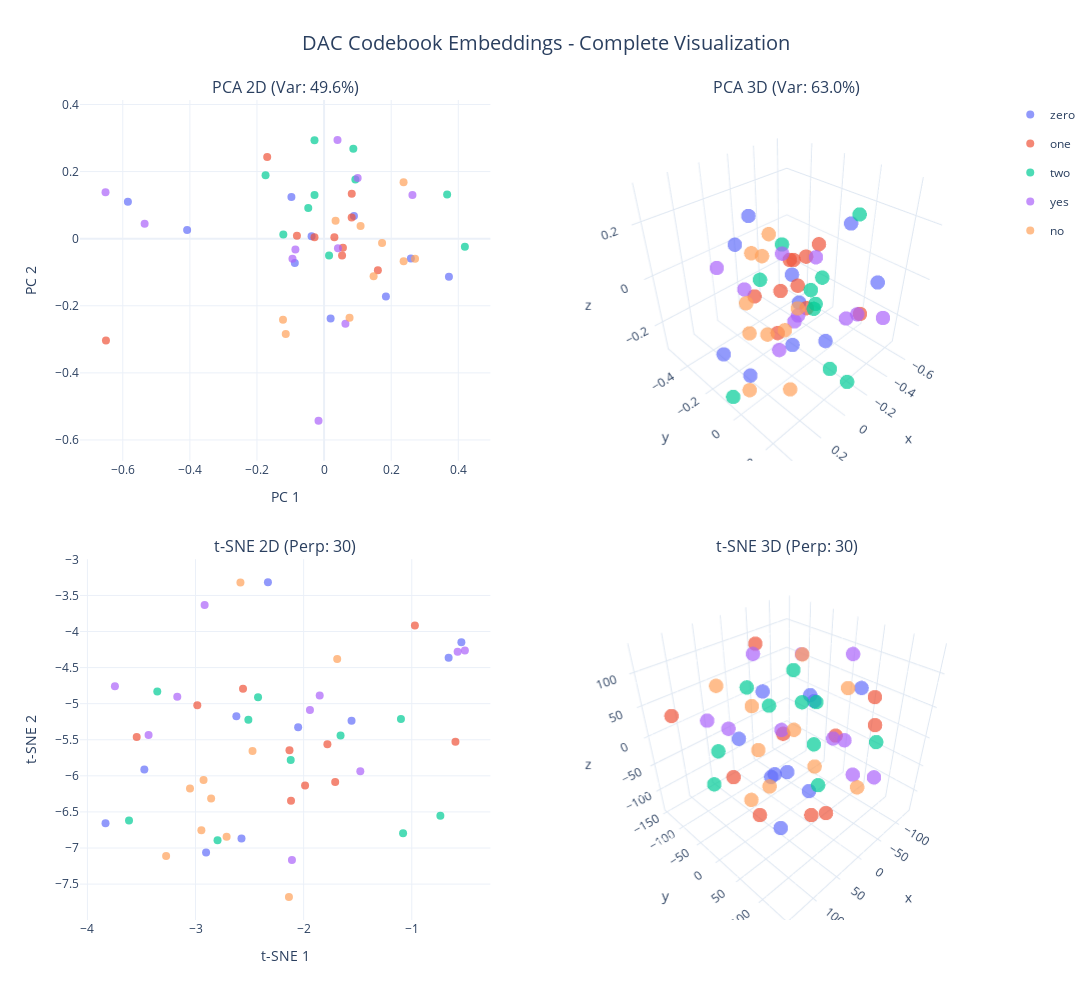

This figure's notebook cell:
### Markdown cell above
## Step 7: Combined Dashboard-Style Visualization

### Code cell
# Create a 2x2 grid like the main dashboard
from plotly.subplots import make_subplots

fig = make_subplots(
    rows=2, cols=2,
    specs=[
        [{'type': 'scatter'}, {'type': 'scatter3d'}],
        [{'type': 'scatter'}, {'type': 'scatter3d'}]
    ],
    subplot_titles=(
        f'PCA 2D (Var: {variance_2d:.1%})',
        f'PCA 3D (Var: {variance_3d:.1%})',
        f't-SNE 2D (Perp: {perplexity})',
        f't-SNE 3D (Perp: {perplexity})'
    ),
    vertical_spacing=0.12,
    horizontal_spacing=0.1
)

# PCA 2D (row 1, col 1)
for word in words:
    mask = np.array([label == word for label in valid_labels])
    fig.add_trace(
        go.Scatter(
            x=pca_2d_result[mask, 0],
            y=pca_2d_result[mask, 1],
            mode='markers',
            name=word,
            marker=dict(size=8, color=color_map[word], opacity=0.7),
            showlegend=True,
            legendgroup=word
        ),
        row=1, col=1
    )

# PCA 3D (row 1, col 2)
for word in words:
    mask = np.array([label == word for label in valid_labels])
    fig.add_trace(
        go.Scatter3d(
            x=pca_3d_result[mask, 0],
            y=pca_3d_result[mask, 1],
            z=pca_3d_result[mask, 2],
            mode='markers',
            name=word,
            marker=dict(size=5, color=color_map[word], opacity=0.7),
            showlegend=False,
            legendgroup=word
        ),
        row=1, col=2
    )

# t-SNE 2D (row 2, col 1)
for word in words:
    mask = np.array([label == word for label in valid_labels])
    fig.add_trace(
        go.Scatter(
            x=tsne_2d_result[mask, 0],
            y=tsne_2d_result[mask, 1],
            mode='markers',
            name=word,
            marker=dict(size=8, color=color_map[word], opacity=0.7),
            showlegend=False,
            legendgroup=word
        ),
        row=2, col=1
    )

# t-SNE 3D (row 2, col 2)
for word in words:
    mask = np.array([label == word for label in valid_labels])
    fig.add_trace(
        go.Scatter3d(
            x=tsne_3d_result[mask, 0],
            y=tsne_3d_result[mask, 1],
            z=tsne_3d_result[mask, 2],
            mode='markers',
            name=word,
            marker=dict(size=5, color=color_map[word], opacity=0.7),
            showlegend=False,
            legendgroup=word
        ),
        row=2, col=2
    )

# Update layout
fig.update_layout(
    title_text='DAC Codebook Embeddings - Complete Visualization',
    title_x=0.5,
    title_font_size=20,
    width=1400,
    height=1000,
    showlegend=True,
    template='plotly_white'
)

# Update axes for equal aspect ratio
fig.update_xaxes(title_text='PC 1', row=1, col=1, scaleanchor='y', scaleratio=1)
fig.update_yaxes(title_text='PC 2', row=1, col=1)
fig.update_xaxes(title_text='t-SNE 1', row=2, col=1, scaleanchor='y3', scaleratio=1)
fig.update_yaxes(title_text='t-SNE 2', row=2, col=1)

# Update 3D scenes
fig.update_scenes(aspectmode='cube', row=1, col=2)
fig.update_scenes(aspectmode='cube', row=2, col=2)

fig.write_html('dac_embeddings_complete.html')
fig.show()

print("Saved: dac_embeddings_complete.html")

### Figure 1 — Plotly figure (JSON) as saved in the notebook; plotly's stock layout.template omitted (floating-point values rounded to 4 significant figures)
{"data": [{"legendgroup": "zero", "marker": {"color": "#636EFA", "opacity": 0.7, "size": 8}, "mode": "markers", "name": "zero", "showlegend": true, "type": "scatter", "x": [-0.5847, -0.4082, 0.3721, 0.2586, -0.03725, 0.1843, -0.0974, 0.08901, -0.08717, 0.01947], "xaxis": "x", "y": [0.1099, 0.02578, -0.1132, -0.05922, 0.007224, -0.1722, 0.1241, 0.06733, -0.07269, -0.2377], "yaxis": "y"}, {"legendgroup": "one", "marker": {"color": "#EF553B", "opacity": 0.7, "size": 8}, "mode": "markers", "name": "one", "showlegend": true, "type": "scatter", "x": [-0.1696, -0.6501, 0.1604, 0.03065, 0.05615, 0.08224, 0.08246, 0.05361, -0.08091, -0.02856], "xaxis": "x", "y": [0.2434, -0.3036, -0.09404, 0.004365, -0.0274, 0.06287, 0.1341, -0.05005, 0.008537, 0.004624], "yaxis": "y"}, {"legendgroup": "two", "marker": {"color": "#00CC96", "opacity": 0.7, "size": 8}, "mode": "markers", "name": "two", "showlegend": true, "type": "scatter", "x": [-0.1744, -0.1215, -0.0285, 0.08718, -0.04721, 0.4197, 0.09327, -0.02858, 0.3668, 0.01487], "xaxis": "x", "y": [0.1892, 0.01249, 0.1304, 0.2682, 0.09144, -0.02374, 0.1766, 0.2936, 0.1317, -0.04992], "yaxis": "y"}, {"legendgroup": "yes", "marker": {"color": "#AB63FA", "opacity": 0.7, "size": 8}, "mode": "markers", "name": "yes", "showlegend": true, "type": "scatter", "x": [-0.5349, -0.6514, -0.01659, 0.03996, 0.1001, 0.04135, 0.2633, -0.09421, -0.0855, 0.06359], "xaxis": "x", "y": [0.04429, 0.1384, -0.5425, 0.2938, 0.1806, -0.0286, 0.1302, -0.06003, -0.03214, -0.2535], "yaxis": "y"}, {"legendgroup": "no", "marker": {"color": "#FFA15A", "opacity": 0.7, "size": 8}, "mode": "markers", "name": "no", "showlegend": true, "type": "scatter", "x": [0.2711, 0.1728, 0.1087, 0.2369, 0.03427, 0.2371, -0.1225, 0.07592, -0.1142, 0.1476], "xaxis": "x", "y": [-0.05948, -0.0128, 0.03804, 0.1685, 0.05361, -0.06699, -0.242, -0.2355, -0.2844, -0.1117], "yaxis": "y"}, {"legendgroup": "zero", "marker": {"color": "#636EFA", "opacity": 0.7, "size": 5}, "mode": "markers", "name": "zero", "scene": "scene", "showlegend": false, "type": "scatter3d", "x": [-0.5847, -0.4082, 0.3721, 0.2586, -0.03725, 0.1843, -0.0974, 0.08901, -0.08717, 0.01947], "y": [0.1099, 0.02578, -0.1132, -0.05922, 0.007224, -0.1722, 0.1241, 0.06733, -0.07269, -0.2377], "z": [-0.06039, 0.1841, -0.1349, -0.2487, -0.01524, 0.19, -0.1429, -0.1159, 0.04666, 0.2289]}, {"legendgroup": "one", "marker": {"color": "#EF553B", "opacity": 0.7, "size": 5}, "mode": "markers", "name": "one", "scene": "scene", "showlegend": false, "type": "scatter3d", "x": [-0.1696, -0.6501, 0.1604, 0.03065, 0.05615, 0.08224, 0.08246, 0.05361, -0.08091, -0.02856], "y": [0.2434, -0.3036, -0.09404, 0.004365, -0.0274, 0.06287, 0.1341, -0.05005, 0.008537, 0.004624], "z": [-0.003233, -0.04986, 0.03001, 0.1582, 0.04411, 0.1906, 0.05547, -0.1355, 0.1416, 0.05087]}, {"legendgroup": "two", "marker": {"color": "#00CC96", "opacity": 0.7, "size": 5}, "mode": "markers", "name": "two", "scene": "scene", "showlegend": false, "type": "scatter3d", "x": [-0.1744, -0.1215, -0.0285, 0.08718, -0.04721, 0.4197, 0.09327, -0.02858, 0.3668, 0.01487], "y": [0.1892, 0.01249, 0.1304, 0.2682, 0.09144, -0.02374, 0.1766, 0.2936, 0.1317, -0.04992], "z": [0.3063, 0.009312, 0.1262, -0.1104, 0.01114, -0.2521, 0.07483, -0.203, 0.2332, 0.1879]}, {"legendgroup": "yes", "marker": {"color": "#AB63FA", "opacity": 0.7, "size": 5}, "mode": "markers", "name": "yes", "scene": "scene", "showlegend": false, "type": "scatter3d", "x": [-0.5349, -0.6514, -0.01659, 0.03996, 0.1001, 0.04135, 0.2633, -0.09421, -0.0855, 0.06359], "y": [0.04429, 0.1384, -0.5425, 0.2938, 0.1806, -0.0286, 0.1302, -0.06003, -0.03214, -0.2535], "z": [-0.2151, -0.2316, -0.07276, 0.07396, 0.2428, 0.1707, -0.03542, -0.1426, -0.1009, -0.03504]}, {"legendgroup": "no", "marker": {"color": "#FFA15A", "opacity": 0.7, "size": 5}, "mode": "markers", "name": "no", "scene": "scene", "showlegend": false, "type": "scatter3d", "x": [0.2711, 0.1728, 0.1087, 0.2369, 0.03427, 0.2371, -0.1225, 0.07592, -0.1142, 0.1476], "y": [-0.05948, -0.0128, 0.03804, 0.1685, 0.05361, -0.06699, -0.242, -0.2355, -0.2844, -0.1117], "z": [-0.3133, -0.07971, -0.06192, -0.187, 0.004915, -0.07671, 0.1337, -0.08179, 0.03864, 0.172]}, {"legendgroup": "zero", "marker": {"color": "#636EFA", "opacity": 0.7, "size": 8}, "mode": "markers", "name": "zero", "showlegend": false, "type": "scatter", "x": [-0.5409, -0.6589, -2.902, -2.575, -2.622, -3.833, -2.051, -3.474, -1.557, -2.33], "xaxis": "x2", "y": [-4.147, -4.363, -7.061, -6.868, -5.175, -6.657, -5.326, -5.912, -5.238, -3.317], "yaxis": "y2"}, {"legendgroup": "one", "marker": {"color": "#EF553B", "opacity": 0.7, "size": 8}, "mode": "markers", "name": "one", "showlegend": false, "type": "scatter", "x": [-0.5957, -0.9709, -3.544, -1.78, -2.131, -1.987, -1.708, -2.117, -2.561, -2.984], "xaxis": "x2", "y": [-5.529, -3.915, -5.463, -5.562, -5.646, -6.133, -6.086, -6.345, -4.794, -5.023], "yaxis": "y2"}, {"legendgroup": "two", "marker": {"color": "#00CC96", "opacity": 0.7, "size": 8}, "mode": "markers", "name": "two", "showlegend": false, "type": "scatter", "x": [-1.1, -2.422, -2.511, -1.08, -3.354, -2.796, -2.12, -0.7353, -3.615, -1.659], "xaxis": "x2", "y": [-5.214, -4.912, -5.221, -6.796, -4.831, -6.894, -5.779, -6.553, -6.618, -5.443], "yaxis": "y2"}, {"legendgroup": "yes", "marker": {"color": "#AB63FA", "opacity": 0.7, "size": 8}, "mode": "markers", "name": "yes", "showlegend": false, "type": "scatter", "x": [-0.5756, -0.5085, -2.916, -3.746, -1.476, -3.169, -2.108, -1.942, -1.851, -3.434], "xaxis": "x2", "y": [-4.279, -4.264, -3.634, -4.758, -5.937, -4.905, -7.166, -5.088, -4.886, -5.432], "yaxis": "y2"}, {"legendgroup": "no", "marker": {"color": "#FFA15A", "opacity": 0.7, "size": 8}, "mode": "markers", "name": "no", "showlegend": false, "type": "scatter", "x": [-2.946, -2.856, -2.926, -3.051, -2.473, -2.713, -1.69, -2.136, -2.585, -3.272], "xaxis": "x2", "y": [-6.754, -6.316, -6.057, -6.175, -5.656, -6.844, -4.382, -7.678, -3.321, -7.11], "yaxis": "y2"}, {"legendgroup": "zero", "marker": {"color": "#636EFA", "opacity": 0.7, "size": 5}, "mode": "markers", "name": "zero", "scene": "scene2", "showlegend": false, "type": "scatter3d", "x": [-29.62, 75.93, 109.2, -5.997, -19.68, 11.87, 80.92, 56.73, -118.4, 50.29], "y": [99.69, -29.23, 84.39, -14.87, 18.38, -49.25, 62.97, 93.74, -63.31, 9.283], "z": [100.8, 18.04, 36.01, -77.1, 65.44, 58.8, -85.84, -15.91, -12.97, -41.98]}, {"legendgroup": "one", "marker": {"color": "#EF553B", "opacity": 0.7, "size": 5}, "mode": "markers", "name": "one", "scene": "scene2", "showlegend": false, "type": "scatter3d", "x": [-88.58, 47.81, 19.44, 67.33, 148.5, -3.586, -131.7, -82.43, 65.1, 19.94], "y": [82.98, 33.7, -52.09, -63.61, -74.56, 45.45, 62.16, 20.49, -3.644, 95.88], "z": [59.53, 40.79, 130.2, -72.09, 66.39, -129.7, -13.76, -28.74, -114.8, -77.58]}, {"legendgroup": "two", "marker": {"color": "#00CC96", "opacity": 0.7, "size": 5}, "mode": "markers", "name": "two", "scene": "scene2", "showlegend": false, "type": "scatter3d", "x": [-63.82, -79.2, 122.2, 137.1, 54.17, -65.09, -93.57, -76.24, -61.66, 78.09], "y": [4.18, -77.21, -34.08, 10.11, 74.35, -10.05, -37.28, 104.0, -121.0, -0.9394], "z": [-127.5, 52.47, -37.53, 46.86, 104.5, 25.93, -77.45, 0.2154, -20.95, 105.9]}, {"legendgroup": "yes", "marker": {"color": "#AB63FA", "opacity": 0.7, "size": 5}, "mode": "markers", "name": "yes", "scene": "scene2", "showlegend": false, "type": "scatter3d", "x": [22.84, -94.11, 72.73, -15.32, -92.3, 10.88, -14.25, -55.04, -22.76, 5.57], "y": [119.9, 31.91, -112.8, 70.32, 56.8, -147.7, 147.7, -34.58, -111.1, -15.37], "z": [57.93, 105.8, 11.01, 20.06, -92.72, -45.95, -4.761, 98.33, 86.53, 6.33]}, {"legendgroup": "no", "marker": {"color": "#FFA15A", "opacity": 0.7, "size": 5}, "mode": "markers", "name": "no", "scene": "scene2", "showlegend": false, "type": "scatter3d", "x": [75.38, 1.327, -46.15, 115.3, -43.6, -131.5, -8.687, 0.9634, -11.2, -1.008], "y": [-73.78, 21.37, -40.75, 42.84, 102.2, -0.3302, -64.17, -79.54, 40.89, -93.51], "z": [82.14, 131.1, -27.9, -24.38, -64.72, 28.6, -136.0, -62.15, -40.42, 13.0]}], "layout": {"annotations": [{"font": {"size": 16}, "showarrow": false, "text": "PCA 2D (Var: 49.6%)", "x": 0.225, "xanchor": "center", "xref": "paper", "y": 1, "yanchor": "bottom", "yref": "paper"}, {"font": {"size": 16}, "showarrow": false, "text": "PCA 3D (Var: 63.0%)", "x": 0.775, "xanchor": "center", "xref": "paper", "y": 1, "yanchor": "bottom", "yref": "paper"}, {"font": {"size": 16}, "showarrow": false, "text": "t-SNE 2D (Perp: 30)", "x": 0.225, "xanchor": "center", "xref": "paper", "y": 0.44, "yanchor": "bottom", "yref": "paper"}, {"font": {"size": 16}, "showarrow": false, "text": "t-SNE 3D (Perp: 30)", "x": 0.775, "xanchor": "center", "xref": "paper", "y": 0.44, "yanchor": "bottom", "yref": "paper"}], "height": 1000, "scene": {"aspectmode": "cube", "domain": {"x": [0.55, 1], "y": [0.56, 1]}}, "scene2": {"aspectmode": "cube", "domain": {"x": [0.55, 1], "y": [0, 0.44]}}, "showlegend": true, "title": {"font": {"size": 20}, "text": "DAC Codebook Embeddings - Complete Visualization", "x": 0.5}, "width": 1400, "xaxis": {"anchor": "y", "domain": [0, 0.45], "scaleanchor": "y", "scaleratio": 1, "title": {"text": "PC 1"}}, "xaxis2": {"anchor": "y2", "domain": [0, 0.45], "scaleanchor": "y3", "scaleratio": 1, "title": {"text": "t-SNE 1"}}, "yaxis": {"anchor": "x", "domain": [0.56, 1], "title": {"text": "PC 2"}}, "yaxis2": {"anchor": "x2", "domain": [0, 0.44], "title": {"text": "t-SNE 2"}}}}
